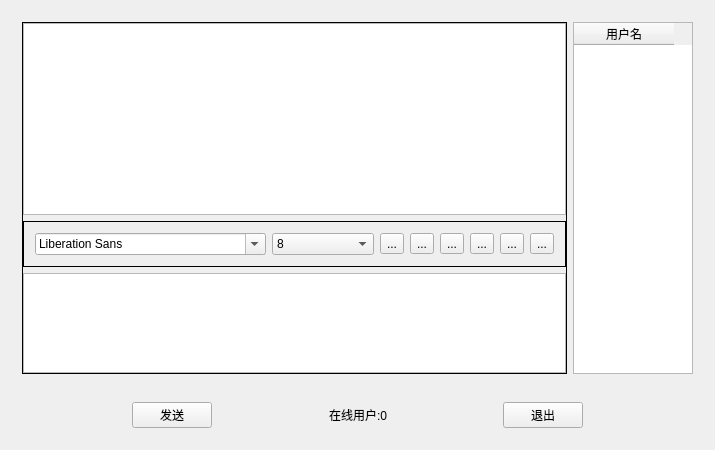
<?xml version="1.0" encoding="UTF-8"?>
<ui version="4.0">
 <class>Widget</class>
 <widget class="QWidget" name="Widget">
  <property name="geometry">
   <rect>
    <x>0</x>
    <y>0</y>
    <width>715</width>
    <height>450</height>
   </rect>
  </property>
  <property name="windowTitle">
   <string>Widget</string>
  </property>
  <layout class="QVBoxLayout" name="verticalLayout">
   <item>
    <widget class="QWidget" name="widget" native="true">
     <layout class="QHBoxLayout" name="horizontalLayout_2">
      <item>
       <widget class="QFrame" name="frame_3">
        <property name="frameShape">
         <enum>QFrame::Box</enum>
        </property>
        <layout class="QVBoxLayout" name="verticalLayout_2">
         <property name="leftMargin">
          <number>0</number>
         </property>
         <property name="topMargin">
          <number>0</number>
         </property>
         <property name="rightMargin">
          <number>0</number>
         </property>
         <property name="bottomMargin">
          <number>0</number>
         </property>
         <item>
          <widget class="QTextBrowser" name="msgBrowser"/>
         </item>
         <item>
          <widget class="QFrame" name="frame">
           <property name="frameShape">
            <enum>QFrame::Box</enum>
           </property>
           <layout class="QHBoxLayout" name="horizontalLayout">
            <item>
             <widget class="QFontComboBox" name="fontCbx"/>
            </item>
            <item>
             <widget class="QComboBox" name="sizeCbx">
              <item>
               <property name="text">
                <string>8</string>
               </property>
              </item>
              <item>
               <property name="text">
                <string>9</string>
               </property>
              </item>
              <item>
               <property name="text">
                <string>10</string>
               </property>
              </item>
              <item>
               <property name="text">
                <string>11</string>
               </property>
              </item>
              <item>
               <property name="text">
                <string>12</string>
               </property>
              </item>
              <item>
               <property name="text">
                <string>13</string>
               </property>
              </item>
              <item>
               <property name="text">
                <string>14</string>
               </property>
              </item>
              <item>
               <property name="text">
                <string>15</string>
               </property>
              </item>
             </widget>
            </item>
            <item>
             <widget class="QToolButton" name="boldTBtn">
              <property name="toolTip">
               <string>加粗</string>
              </property>
              <property name="text">
               <string>...</string>
              </property>
              <property name="icon">
               <iconset resource="res.qrc">
                <normaloff>:/images/bold.png</normaloff>:/images/bold.png</iconset>
              </property>
              <property name="checkable">
               <bool>true</bool>
              </property>
             </widget>
            </item>
            <item>
             <widget class="QToolButton" name="italicTBtn">
              <property name="text">
               <string>...</string>
              </property>
              <property name="icon">
               <iconset resource="res.qrc">
                <normaloff>:/images/italic.png</normaloff>:/images/italic.png</iconset>
              </property>
              <property name="checkable">
               <bool>true</bool>
              </property>
             </widget>
            </item>
            <item>
             <widget class="QToolButton" name="underlineTBtn">
              <property name="text">
               <string>...</string>
              </property>
              <property name="icon">
               <iconset resource="res.qrc">
                <normaloff>:/images/under.png</normaloff>:/images/under.png</iconset>
              </property>
              <property name="checkable">
               <bool>true</bool>
              </property>
             </widget>
            </item>
            <item>
             <widget class="QToolButton" name="colorTbtn">
              <property name="text">
               <string>...</string>
              </property>
              <property name="icon">
               <iconset resource="res.qrc">
                <normaloff>:/images/qq.png</normaloff>:/images/qq.png</iconset>
              </property>
             </widget>
            </item>
            <item>
             <widget class="QToolButton" name="saveTBtn">
              <property name="text">
               <string>...</string>
              </property>
              <property name="icon">
               <iconset resource="res.qrc">
                <normaloff>:/images/save.png</normaloff>:/images/save.png</iconset>
              </property>
             </widget>
            </item>
            <item>
             <widget class="QToolButton" name="clearTBtn">
              <property name="text">
               <string>...</string>
              </property>
              <property name="icon">
               <iconset resource="res.qrc">
                <normaloff>:/images/clear.png</normaloff>:/images/clear.png</iconset>
              </property>
             </widget>
            </item>
           </layout>
          </widget>
         </item>
         <item>
          <widget class="QTextEdit" name="msgTxtEdit">
           <property name="minimumSize">
            <size>
             <width>0</width>
             <height>100</height>
            </size>
           </property>
           <property name="maximumSize">
            <size>
             <width>16777210</width>
             <height>100</height>
            </size>
           </property>
          </widget>
         </item>
        </layout>
       </widget>
      </item>
      <item>
       <widget class="QTableWidget" name="usrTblWidget">
        <property name="minimumSize">
         <size>
          <width>120</width>
          <height>0</height>
         </size>
        </property>
        <property name="maximumSize">
         <size>
          <width>120</width>
          <height>16777215</height>
         </size>
        </property>
        <property name="selectionMode">
         <enum>QAbstractItemView::SingleSelection</enum>
        </property>
        <property name="selectionBehavior">
         <enum>QAbstractItemView::SelectRows</enum>
        </property>
        <column>
         <property name="text">
          <string>用户名</string>
         </property>
        </column>
       </widget>
      </item>
     </layout>
    </widget>
   </item>
   <item>
    <widget class="QWidget" name="widget_2" native="true">
     <layout class="QHBoxLayout" name="horizontalLayout_3">
      <item>
       <spacer name="horizontalSpacer">
        <property name="orientation">
         <enum>Qt::Horizontal</enum>
        </property>
        <property name="sizeHint" stdset="0">
         <size>
          <width>40</width>
          <height>20</height>
         </size>
        </property>
       </spacer>
      </item>
      <item>
       <widget class="QPushButton" name="sendBtn">
        <property name="text">
         <string>发送</string>
        </property>
        <property name="shortcut">
         <string>Return</string>
        </property>
       </widget>
      </item>
      <item>
       <spacer name="horizontalSpacer_3">
        <property name="orientation">
         <enum>Qt::Horizontal</enum>
        </property>
        <property name="sizeHint" stdset="0">
         <size>
          <width>40</width>
          <height>20</height>
         </size>
        </property>
       </spacer>
      </item>
      <item>
       <widget class="QLabel" name="usrNumLb">
        <property name="text">
         <string>在线用户:0</string>
        </property>
       </widget>
      </item>
      <item>
       <spacer name="horizontalSpacer_4">
        <property name="orientation">
         <enum>Qt::Horizontal</enum>
        </property>
        <property name="sizeHint" stdset="0">
         <size>
          <width>40</width>
          <height>20</height>
         </size>
        </property>
       </spacer>
      </item>
      <item>
       <widget class="QPushButton" name="exitBtn">
        <property name="text">
         <string>退出</string>
        </property>
       </widget>
      </item>
      <item>
       <spacer name="horizontalSpacer_2">
        <property name="orientation">
         <enum>Qt::Horizontal</enum>
        </property>
        <property name="sizeHint" stdset="0">
         <size>
          <width>40</width>
          <height>20</height>
         </size>
        </property>
       </spacer>
      </item>
     </layout>
    </widget>
   </item>
  </layout>
 </widget>
 <layoutdefault spacing="6" margin="11"/>
 <resources>
  <include location="res.qrc"/>
 </resources>
 <connections/>
</ui>
